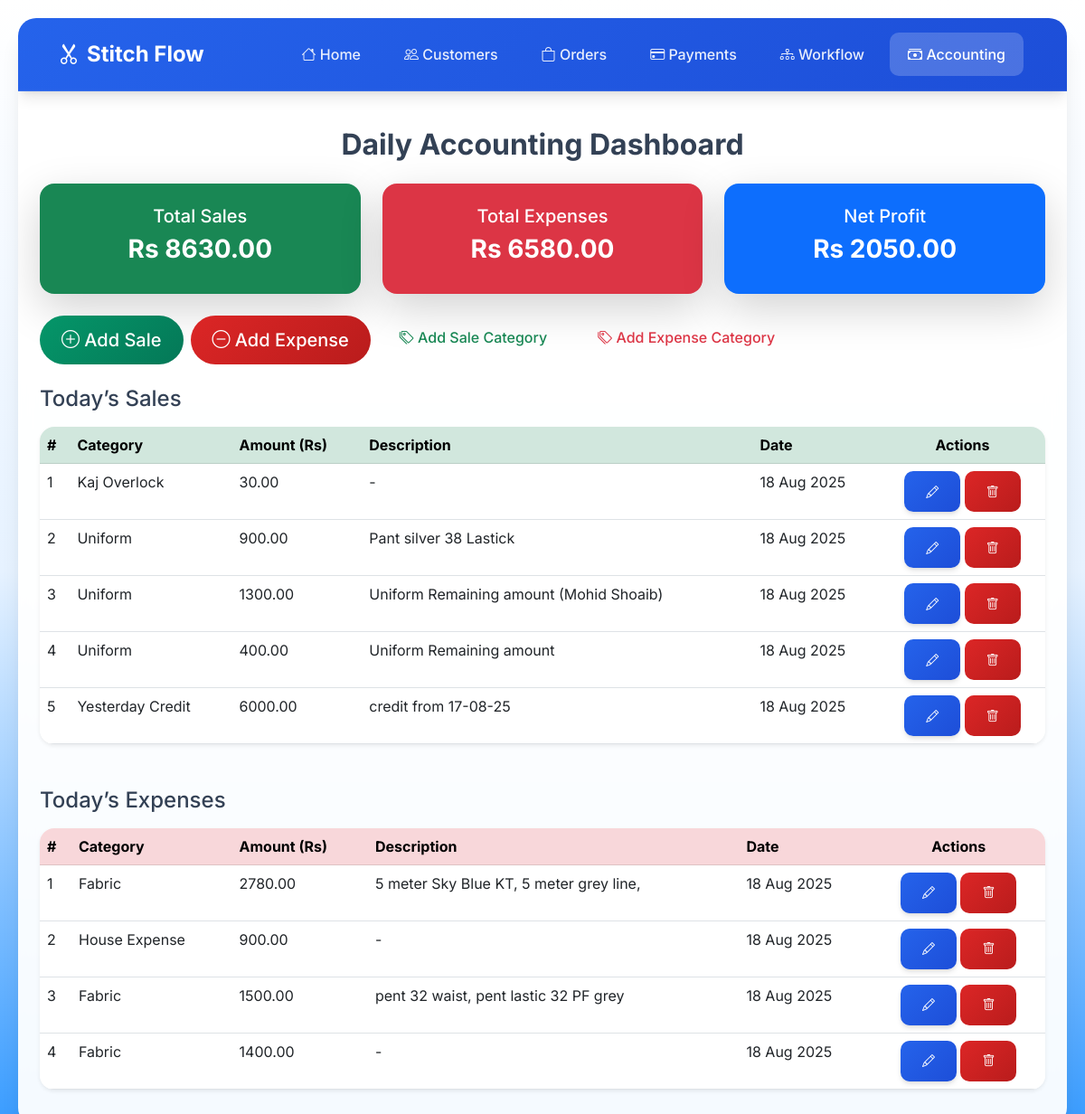
/accounting/dashboard/, run on an earlier commit of the app's database.
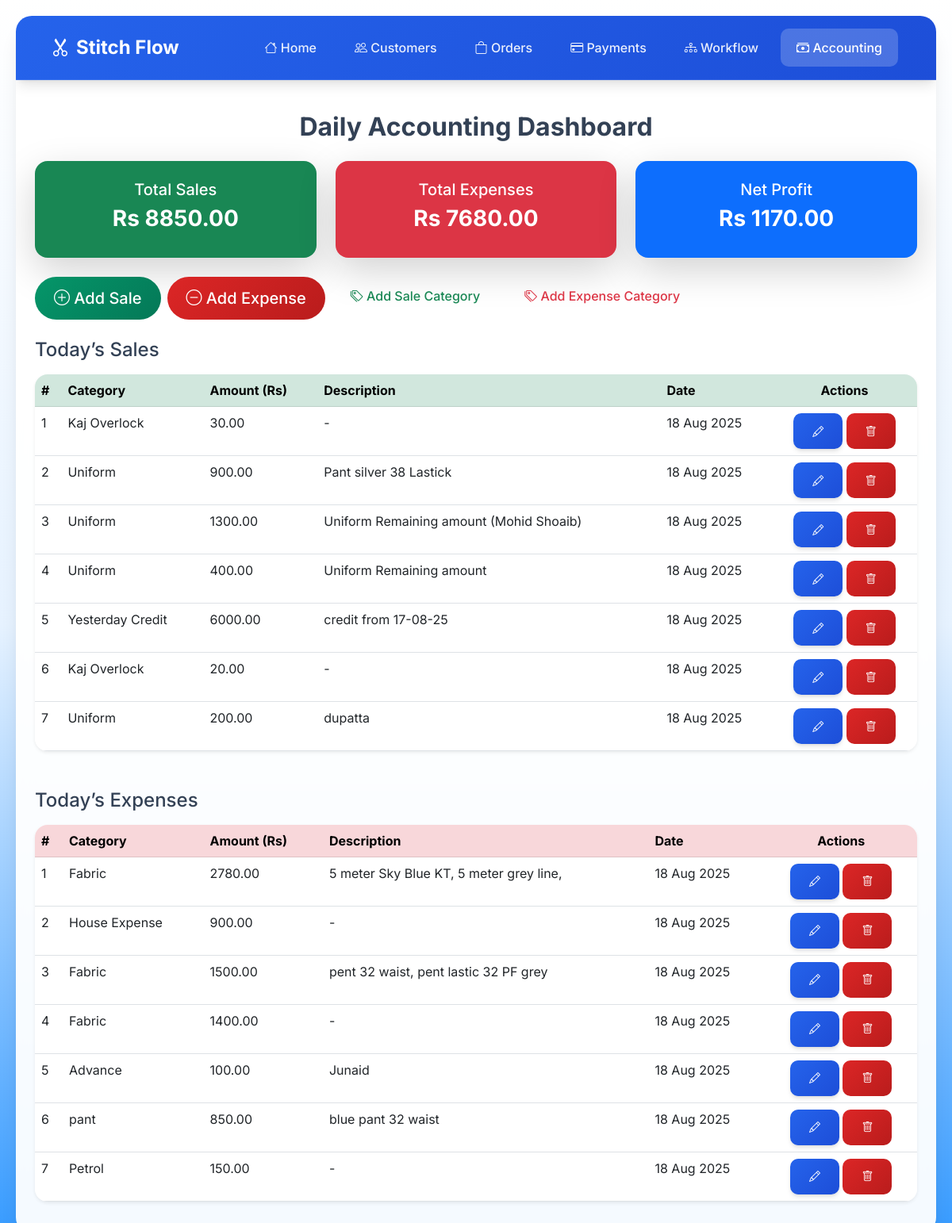
And on a later commit of the database.
### accounting/models.py (models this page shows, shortened)
class Sale(models.Model):
    category = models.ForeignKey(SaleCategory, on_delete=models.SET_NULL, null=True)
    amount = models.DecimalField(max_digits=10, decimal_places=2)
    description = models.TextField(blank=True, null=True)
    date = models.DateField(auto_now_add=True)

class SaleCategory(models.Model):
    name = models.CharField(max_length=100, unique=True)

class Expense(models.Model):
    category = models.ForeignKey(ExpenseCategory, on_delete=models.SET_NULL, null=True)
    amount = models.DecimalField(max_digits=10, decimal_places=2)
    description = models.TextField(blank=True, null=True)
    date = models.DateField(auto_now_add=True)

class ExpenseCategory(models.Model):
    name = models.CharField(max_length=100, unique=True)

### accounting/views.py (the view)
# urls.py: path("dashboard/", views.dashboard, name="dashboard"),
def dashboard(request):
    today = now().date()
    sales_today = Sale.objects.filter(date=today)
    expenses_today = Expense.objects.filter(date=today)
    total_sales = sum(s.amount for s in sales_today)
    total_expenses = sum(e.amount for e in expenses_today)
    profit = total_sales - total_expenses
    return render(request, "accounting/dashboard.html", {
        "sales_today": sales_today,
        "expenses_today": expenses_today,
        "total_sales": total_sales,
        "total_expenses": total_expenses,
        "profit": profit,
    })

### accounting/templates/accounting/dashboard.html (shortened to what this page needs)
{% extends "base.html" %}
{% block content %}
<div class="container py-4">
    <h2 class="mb-4 text-center fw-bold">Daily Accounting Dashboard</h2>
    <div class="row mb-4">
        <div class="col-md-4">
            <div class="card shadow-lg border-0 rounded-4 bg-success text-white text-center p-4">
                <h5>Total Sales</h5>
                <h3 class="fw-bold">Rs {{ total_sales }}</h3>
            </div>
        </div>
        <div class="col-md-4">
            <div class="card shadow-lg border-0 rounded-4 bg-danger text-white text-center p-4">
                <h5>Total Expenses</h5>
                <h3 class="fw-bold">Rs {{ total_expenses }}</h3>
            </div>
        </div>
        <div class="col-md-4">
            <div class="card shadow-lg border-0 rounded-4 bg-primary text-white text-center p-4">
                <h5>Net Profit</h5>
                <h3 class="fw-bold">Rs {{ profit }}</h3>
            </div>
        </div>
    </div>
    <div class="d-flex gap-2 mb-4">
        <a href="{% url 'sale_create' %}" class="btn btn-success btn-lg rounded-pill">
            <i class="bi bi-plus-circle"></i> Add Sale
        </a>
        <a href="{% url 'expense_create' %}" class="btn btn-danger btn-lg rounded-pill">
            <i class="bi bi-dash-circle"></i> Add Expense
        </a>
        <a href="{% url 'sale_category_create' %}" class="btn btn-outline-success rounded-pill">
            <i class="bi bi-tags"></i> Add Sale Category
        </a>
        <a href="{% url 'expense_category_create' %}" class="btn btn-outline-danger rounded-pill">
            <i class="bi bi-tags"></i> Add Expense Category
        </a>
    </div>
    <h4 class="mt-4 mb-3">Today’s Sales</h4>
    <div class="card shadow-sm border-0 rounded-4">
        <div class="card-body p-0">
            <table class="table table-hover mb-0">
                <thead class="table-success">
                    <tr>
                        <th>#</th>
                        <th>Category</th>
                        <th>Amount (Rs)</th>
                        <th>Description</th>
                        <th>Date</th>
                        <th class="text-center">Actions</th>
                    </tr>
                </thead>
                <tbody>
                    {% for sale in sales_today %}
                        <tr>
                            <td>{{ forloop.counter }}</td>
                            <td>{{ sale.category.name }}</td>
                            <td>{{ sale.amount }}</td>
                            <td>{{ sale.description|default:"-" }}</td>
                            <td>{{ sale.date|date:"d M Y" }}</td>
                            <td class="text-center">
                                <a href="{% url 'sale_update' sale.id %}" class="btn btn-sm btn-primary">
                                    <i class="bi bi-pencil"></i>
                                </a>
                                <a href="{% url 'sale_delete' sale.id %}" class="btn btn-sm btn-danger">
                                    <i class="bi bi-trash"></i>
                                </a>
                            </td>
                        </tr>
                    {% empty %}
                        <tr>
                            <td colspan="6" class="text-center text-muted">No sales recorded today</td>
                        </tr>
                    {% endfor %}
                </tbody>
            </table>
        </div>
    </div>
    <h4 class="mt-5 mb-3">Today’s Expenses</h4>
    <div class="card shadow-sm border-0 rounded-4">
        <div class="card-body p-0">
            <table class="table table-hover mb-0">
                <thead class="table-danger">
                    <tr>
                        <th>#</th>
                        <th>Category</th>
                        <th>Amount (Rs)</th>
                        <th>Description</th>
                        <th>Date</th>
                        <th class="text-center">Actions</th>
                    </tr>
                </thead>
                <tbody>
                    {% for expense in expenses_today %}
                        <tr>
                            <td>{{ forloop.counter }}</td>
                            <td>{{ expense.category.name }}</td>
                            <td>{{ expense.amount }}</td>
                            <td>{{ expense.description|default:"-" }}</td>
                            <td>{{ expense.date|date:"d M Y" }}</td>
                            <td class="text-center">
                                <a href="{% url 'expense_update' expense.id %}" class="btn btn-sm btn-primary">
                                    <i class="bi bi-pencil"></i>
                                </a>
                                <a href="{% url 'expense_delete' expense.id %}" class="btn btn-sm btn-danger">
                                    <i class="bi bi-trash"></i>
                                </a>
                            </td>
                        </tr>
                    {% empty %}
                        <tr>
                            <td colspan="6" class="text-center text-muted">No expenses recorded today</td>
                        </tr>
                    {% endfor %}
                </tbody>
            </table>
        </div>
    </div>
</div>
{% endblock %}

### templates/base.html (shortened to what this page needs)
{% load static %}
<!DOCTYPE html>
<html lang="en">
<head>
    <link href="https://cdn.jsdelivr.net/npm/bootstrap@5.3.0/dist/css/bootstrap.min.css" rel="stylesheet">
    <link href="https://cdn.jsdelivr.net/npm/bootstrap-icons@1.10.0/font/bootstrap-icons.css" rel="stylesheet">
    <link href="https://unpkg.com/aos@2.3.1/dist/aos.css" rel="stylesheet">
</head>
<body>
    <div class="main-container">
        <nav class="navbar navbar-expand-lg">
            <div class="container-fluid">
                <a class="navbar-brand" href="{% url 'home' %}">
                    <i class="bi bi-scissors"></i>
                    Stitch Flow
                </a>
                <div class="collapse navbar-collapse" id="navbarNav">
                    <ul class="navbar-nav ms-auto">
                        <li class="nav-item">
                            <a class="nav-link" href="{% url 'home' %}">
                                <i class="bi bi-house"></i> Home
                            </a>
                        </li>
                        <li class="nav-item">
                            <a class="nav-link" href="{% url 'customer_list' %}">
                                <i class="bi bi-people"></i> Customers
                            </a>
                        </li>
                        <li class="nav-item">
                            <a class="nav-link" href="{% url 'order_list' %}">
                                <i class="bi bi-bag"></i> Orders
                            </a>
                        </li>
                        <li class="nav-item">
                            <a class="nav-link" href="{% url 'payment_list' %}">
                                <i class="bi bi-credit-card"></i> Payments
                            </a>
                        </li>
                        <li class="nav-item">
                            <a class="nav-link" href="{% url 'workflow_dashboard' %}">
                                <i class="bi bi-diagram-3"></i> Workflow
                            </a>
                        </li>
                        <li class="nav-item">
                            <a class="nav-link" href="{% url 'dashboard' %}">
                                <i class="bi bi-cash-stack"></i> Accounting
                            </a>
                        </li>
                    </ul>
                </div>
            </div>
        </nav>
        <div class="container-fluid px-4 py-3">
            <div class="row">
                {% block content %}
                {% endblock %}
            </div>
        </div>
    </div>
</body>
</html>

### templates/base.html (style rules this page uses)
:root { --primary-color: #2563eb; --primary-dark: #1d4ed8; --secondary-color: #64748b; --success-color: #059669; --warning-color: #d97706; --danger-color: #dc2626; --info-color: #0891b2; --light-bg: #f8fafc; --dark-bg: #1e293b; --border-color: #e2e8f0; --shadow-sm: 0 1px 2px 0 rgb(0 0 0 / 0.05); --shadow-md: 0 4px 6px -1px rgb(0 0 0 / 0.1), 0 2px 4px -2px rgb(0 0 0 / 0.1); --shadow-lg: 0 10px 15px -3px rgb(0 0 0 / 0.1), 0 4px 6px -4px rgb(0 0 0 / 0.1); --shadow-xl: 0 20px 25px -5px rgb(0 0 0 / 0.1), 0 8px 10px -6px rgb(0 0 0 / 0.1); }
* { margin: 0; padding: 0; box-sizing: border-box; }
body { font-family: 'Inter', sans-serif; background: linear-gradient(to bottom, #ffffff, #e6f2ff, #3399ff); min-height: 100vh; color: #334155; }
.main-container { background: rgba(255, 255, 255, 0.95); backdrop-filter: blur(10px); border-radius: 20px; margin: 20px; min-height: calc(100vh - 40px); box-shadow: var(--shadow-xl); overflow: hidden; }
.navbar { background: linear-gradient(135deg, var(--primary-color) 0%, var(--primary-dark) 100%); padding: 1rem 2rem; box-shadow: var(--shadow-lg); border-bottom: 1px solid rgba(255, 255, 255, 0.1); }
.navbar-brand { font-weight: 700; font-size: 1.5rem; color: white !important; text-decoration: none; display: flex; align-items: center; gap: 0.5rem; transition: all 0.3s ease; }
.navbar-nav .nav-link { color: rgba(255, 255, 255, 0.9) !important; font-weight: 500; padding: 0.75rem 1.25rem !important; border-radius: 10px; margin: 0 0.25rem; transition: all 0.3s ease; position: relative; overflow: hidden; }
.navbar-nav .nav-link::before { content: ''; position: absolute; top: 0; left: -100%; width: 100%; height: 100%; background: linear-gradient(90deg, transparent, rgba(255, 255, 255, 0.2), transparent); transition: left 0.5s; }
.navbar-nav .nav-link.active { background: rgba(255, 255, 255, 0.2); color: white !important; }
.card { border: none; border-radius: 16px; box-shadow: var(--shadow-md); transition: all 0.3s ease; background: white; overflow: hidden; }
.card-body { padding: 2rem; }
.btn { border-radius: 10px; font-weight: 500; padding: 0.75rem 1.5rem; transition: all 0.3s ease; border: none; position: relative; overflow: hidden; }
.btn::before { content: ''; position: absolute; top: 0; left: -100%; width: 100%; height: 100%; background: linear-gradient(90deg, transparent, rgba(255, 255, 255, 0.2), transparent); transition: left 0.5s; }
.btn-primary { background: linear-gradient(135deg, var(--primary-color) 0%, var(--primary-dark) 100%); box-shadow: var(--shadow-md); }
.btn-success { background: linear-gradient(135deg, var(--success-color) 0%, #047857 100%); }
.btn-danger { background: linear-gradient(135deg, var(--danger-color) 0%, #b91c1c 100%); }

What changed in the data, as far as the page shows it:
added Sale: category.name "Kaj Overlock", amount "20.00", description "-", date "18 Aug 2025"
added Sale: category.name "Uniform", amount "200.00", description "dupatta", date "18 Aug 2025"
added Expense: category.name "Advance", amount "100.00", description "Junaid", date "18 Aug 2025"
added Expense: category.name "pant", amount "850.00", description "blue pant 32 waist", date "18 Aug 2025"
added Expense: category.name "Petrol", amount "150.00", description "-", date "18 Aug 2025"
Also different on the page:
{{ total_sales }}: "8630.00" → "8850.00"
{{ total_expenses }}: "6580.00" → "7680.00"
{{ profit }}: "2050.00" → "1170.00"
